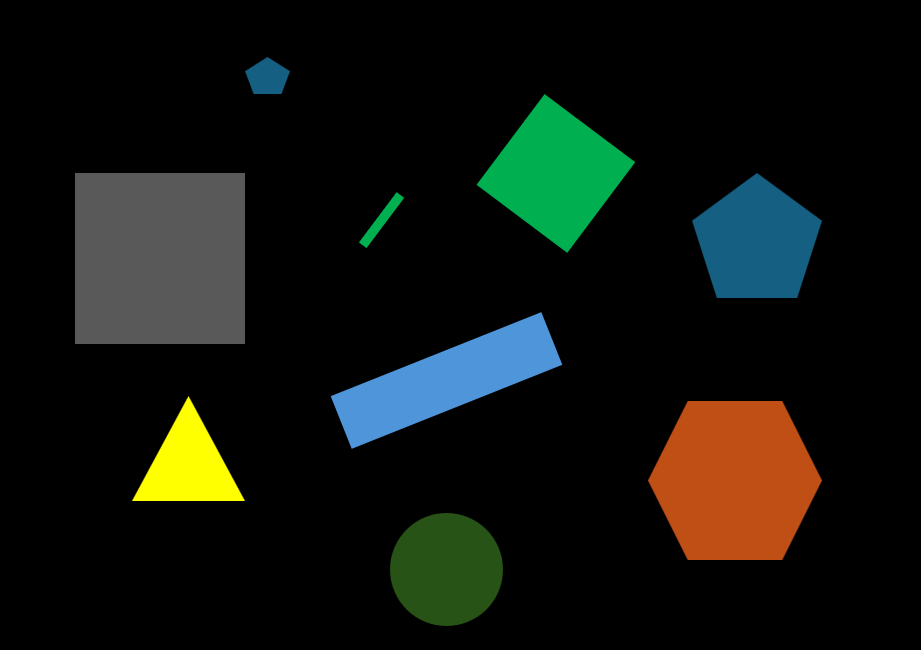
#> input picture InterfacageNumerique/TP/bloc_VI/2027/codes/_data/forms_vi.png, 921 x 650 px, found by its file name
$ python 20_detection_forme.py
#> lines starting #> are read from the running program, lines starting #| are printed output that depends on the picture
dir_image_path = '../../_data/'

import cv2
import numpy as np
from matplotlib import pyplot as plt


# Identification des contours
def detect_shape(cnt, min_area, approx_factor=0.01):
    area = cv2.contourArea(cnt)
    if area < min_area:
        return None, None, None, None

    peri = cv2.arcLength(cnt, True)
    approx = cv2.approxPolyDP(cnt, approx_factor * peri, True)
    n = len(approx)

    if n == 3:
        shape = "Triangle"
    elif n == 4:
        rect = cv2.minAreaRect(cnt)
        w, h = rect[1]
        if h == 0 or w == 0:
            shape = "Inconnu"
        else:
            ratio = max(w, h) / min(w, h)
            shape = "Carre" if 0.90 < ratio < 1.10 else "Rectangle"
    elif n == 5:
        shape = "Pentagone"
    else:
        shape = f"{n}-gon"

    return shape, approx, peri, area

# Parameters
file_path = dir_image_path+'forms_vi.png'
file_path2 = dir_image_path+'formes_blanc_30ms.png'
MIN_AREA = 1000
APPROX_FACTOR = 0.01

img_gray = cv2.imread(file_path, cv2.IMREAD_GRAYSCALE)
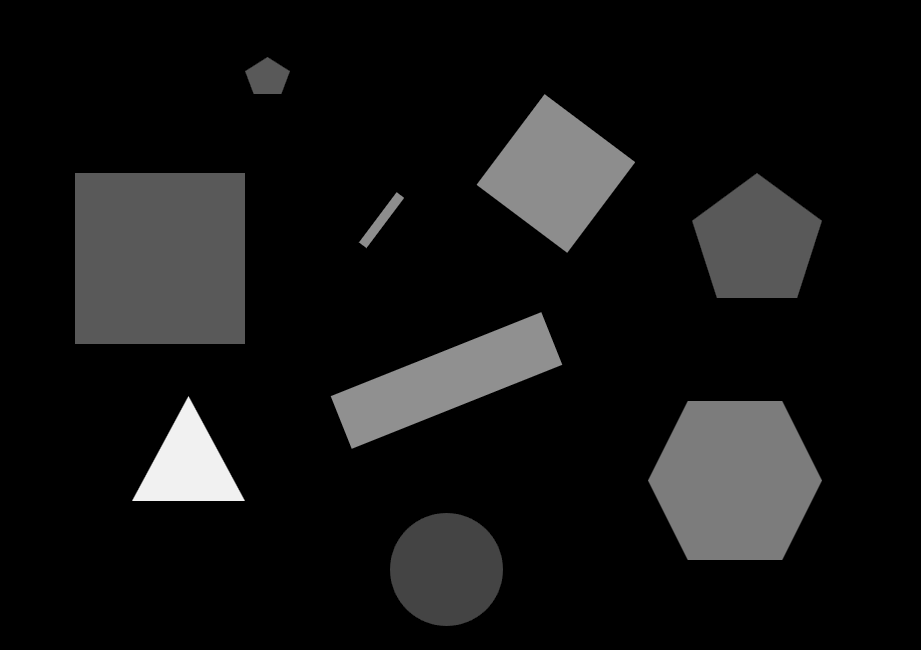
#> img_gray: shape (650, 921); min 0, max 241, mean 20.4
img_gray = cv2.imread(file_path2, cv2.IMREAD_GRAYSCALE)
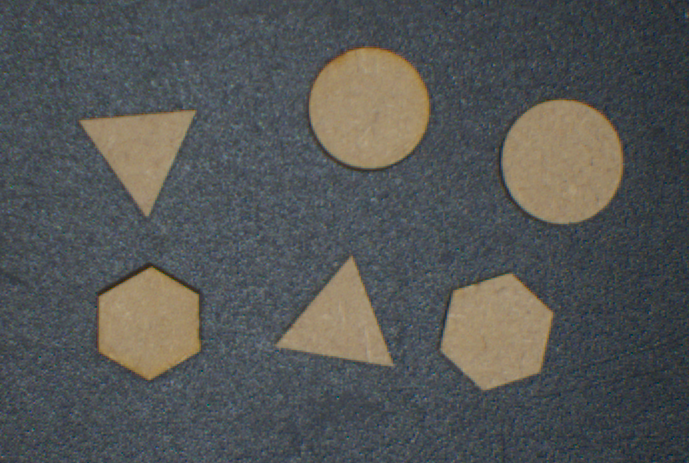
#> input picture InterfacageNumerique/TP/bloc_VI/2027/codes/_data/formes_blanc_30ms.png, 689 x 463 px, found by its file name
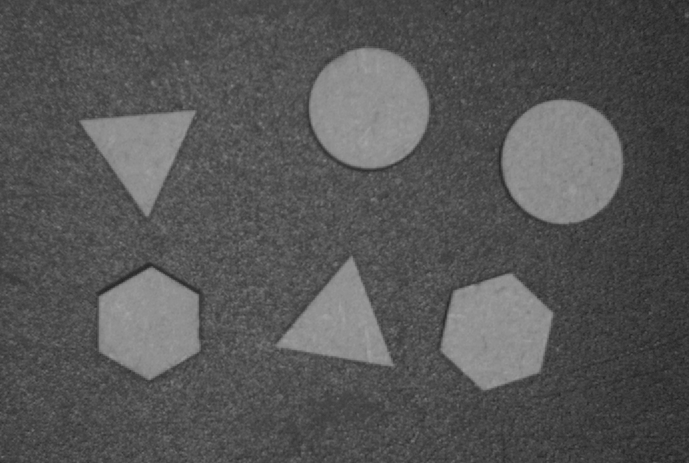
#> img_gray: shape (463, 689); min 34, max 164, mean 85.9

# Image de sortie (couleur)
img_out = cv2.cvtColor(img_gray, cv2.COLOR_GRAY2BGR)

# Détection Contours
contours, _ = cv2.findContours(img_gray, cv2.RETR_LIST, cv2.CHAIN_APPROX_TC89_KCOS)
#> contours = [[[0, 0], [0, 462], [688, 462], [688, 0]]]

# Tri des contours
contours = sorted(contours, key=cv2.contourArea, reverse=True)

print(f'Number of contours: {len(contours)}')
#| Number of contours: 1

# Traitement de tous les contours
for cnt in contours:
    shape, approx, peri, area = detect_shape(cnt, MIN_AREA, approx_factor=APPROX_FACTOR)
    if shape is not None:
        cv2.drawContours(img_out, [approx], -1, (255, 0, 0), 2)

        # Centre du contour
        M = cv2.moments(cnt)
        if M["m00"] != 0:
            cX = int(M["m10"] / M["m00"])
            cY = int(M["m01"] / M["m00"])
            print(f'Shape : {shape} / cX: {cX} - cY: {cY} / Area = {area}')
            cv2.putText(img_out, shape, (cX - 30, cY), cv2.FONT_HERSHEY_SIMPLEX, 0.6, (0, 0, 255), 2)
#> this loop made 1 pass
#> (area, peri, approx, n in detect_shape, rect in detect_shape, w in detect_shape, h in detect_shape, ratio in detect_shape) on pass 1: (317856, 2300, [[0, 0], [0, 462], [688, 462], [688, 0]], 4, ((344, 231), (462, 688), -90), 462, 688, 1.49)
#| Shape : Rectangle / cX: 344 - cY: 231 / Area = 317856.0
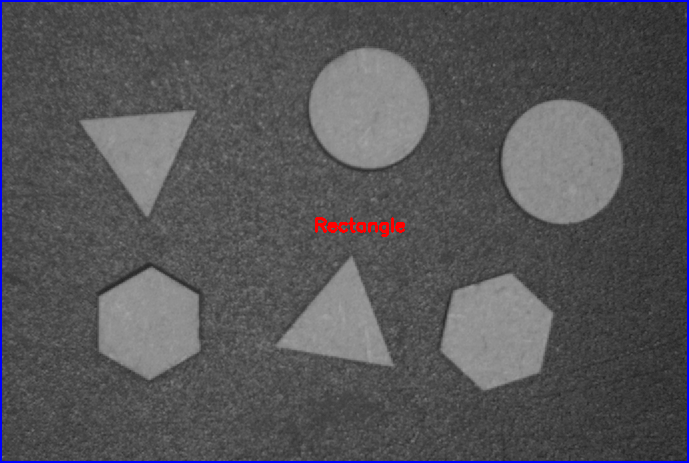
#> img_out: shape (463, 689, 3); mean B, G, R 88.4, 84.7, 85.3

# =========================
#   AFFICHAGE
# =========================
plt.figure()
plt.imshow(img_gray, cmap='gray')
plt.title("Image Initiale")

plt.figure()
plt.imshow(img_out)
plt.title("Formes détectées (polygones + cercles)")

plt.show()
